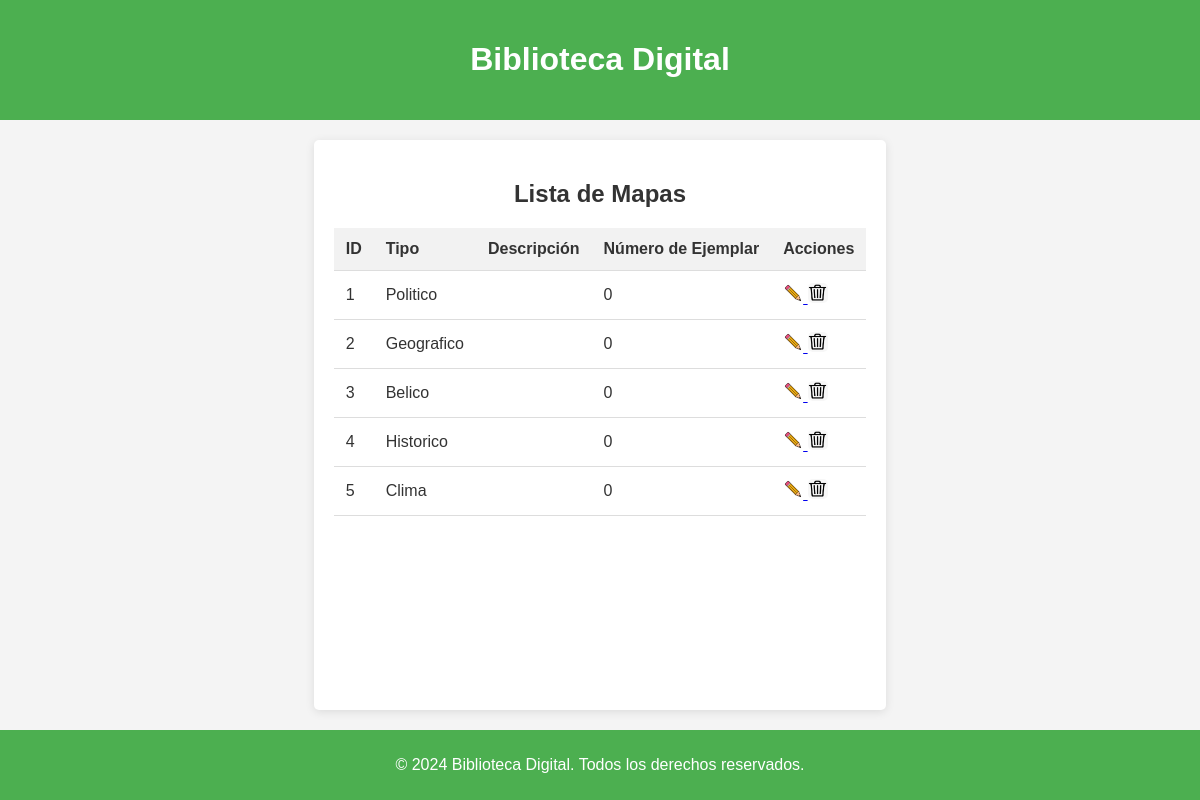
Page /libros/mapas/ on the committed database.
### libros/models.py (models this page shows, shortened)
class Inventario(models.Model):
    id_inventario = models.AutoField(primary_key=True)
    estado = models.CharField(max_length=255, null=True, default="Disponible")
    motivo_baja = models.CharField(max_length=255, null=True)
    descripcion = models.TextField(null=True)
    num_ejemplar = models.IntegerField(null=True)
    imagen_rota = models.ImageField(
        upload_to='imagenes_rota/', null=True, blank=True)  # Nuevo campo

class Mapas(Inventario):
    id_mapa = models.AutoField(primary_key=True)  # Cambia IntegerField a AutoField
    tipo = models.CharField(max_length=255)

class Inventario(models.Model):
    id_inventario = models.AutoField(primary_key=True)
    estado = models.CharField(max_length=255, null=True, default="Disponible")
    motivo_baja = models.CharField(max_length=255, null=True)
    descripcion = models.TextField(null=True)
    num_ejemplar = models.IntegerField(null=True)
    imagen_rota = models.ImageField(
        upload_to='imagenes_rota/', null=True, blank=True)  # Nuevo campo

### libros/views.py (the view)
# urls.py: path('mapas/', views.mapas_view, name='mapas'),
def mapas_view(request):
    mapas = Mapas.objects.filter(estado='Disponible')
    return render(request, 'libros/mapas.html', {'mapas': mapas})

### libros/templates/libros/mapas.html (shortened to what this page needs)
<!DOCTYPE html>
<html lang="es">
<head>
    {% load static %}
    <link rel="stylesheet" href="{% static 'libros/css/styles.css' %}">
</head>
<body>
    <header>
        <h1>Biblioteca Digital</h1>
    </header>
    <main>
        <h2>Lista de Mapas</h2>
        <table>
            <thead>
                <tr>
                    <th>ID</th>
                    <th>Tipo</th>
                    <th>Descripción</th>
                    <th>Número de Ejemplar</th>
                    <th>Acciones</th>
                </tr>
            </thead>
            <tbody>
                {% for mapa in mapas %}
                <tr>
                    <td>{{ mapa.id_mapa }}</td>
                    <td>{{ mapa.tipo }}</td>
                    <td>{{ mapa.descripcion }}</td>
                    <td>{{ mapa.num_ejemplar }}</td>
                    <td>
                        <a href="{% url 'editar_mapa' mapa.id_mapa %}">
                            <img src="{% static 'libros/img/lapiz.png' %}" alt="Editar"
                                style="cursor: pointer; width: 20px; height: 20px;">
                        </a>
                        <img src="{% static 'libros/img/trash.png' %}" alt="Eliminar"
                            onclick="abrirModal({{ mapa.id_mapa }})"
                            style="cursor: pointer; width: 20px; height: 20px;">
                    </td>
                </tr>
                {% empty %}
                <tr>
                    <td colspan="6">No hay mapas disponibles.</td>
                </tr>
                {% endfor %}
            </tbody>
        </table>
    </main>
    <footer>
        <p>&copy; 2024 Biblioteca Digital. Todos los derechos reservados.</p>
    </footer>
</body>
</html>

### libros/static/libros/css/styles.css (style rules this page uses)
html, body { height: 100%; }
body { display: flex; flex-direction: column; font-family: Arial, sans-serif; background-color: #f4f4f4; color: #333; margin: 0; padding: 0; }
header { background-color: #4CAF50; color: white; text-align: center; padding: 20px 0; }
main { flex: 1; max-width: 1200px; margin: 20px auto; padding: 20px; background-color: white; border-radius: 5px; box-shadow: 0 2px 10px rgba(0, 0, 0, 0.1); }
h2 { text-align: center; margin-bottom: 20px; }
table { width: 100%; border-collapse: collapse; }
th, td { padding: 12px; text-align: left; border-bottom: 1px solid #ddd; }
th { background-color: #f2f2f2; }
img { border-radius: 5px; width: 150px; height: auto; }
footer { text-align: center; padding: 10px 0; background-color: #4CAF50; color: white; width: 100%; }

### rows in the picture
Mapas: id_mapa "1", tipo "Politico", num_ejemplar "0"
Mapas: id_mapa "2", tipo "Geografico", num_ejemplar "0"
Mapas: id_mapa "3", tipo "Belico", num_ejemplar "0"
Mapas: id_mapa "4", tipo "Historico", num_ejemplar "0"
Mapas: id_mapa "5", tipo "Clima", num_ejemplar "0"
